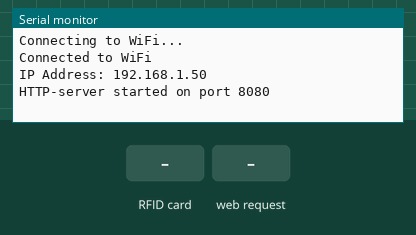
This sketch was run on a simulated Arduino Uno R4 WiFi. On the bench: the last lines printed to the serial monitor. The test bench sets the inputs (shaded band). WiFi joins after 1.5 s; servers stay silent unless stated; uploads are accepted with an empty reply.

Above: at 2.7 s.
2.8 s: RFID card 5E 7A 19 C4 held to the reader
At 3.4 s:
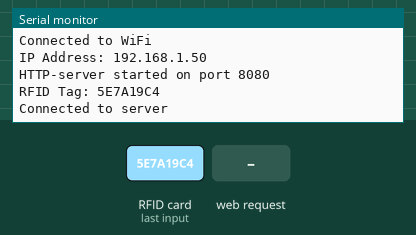
4.5 s: HTTP request GET /rfid received
At 5.5 s:
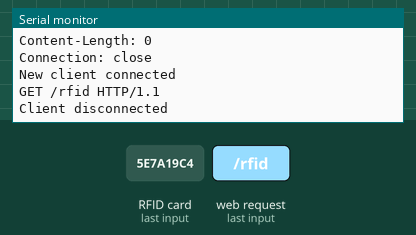

The sketch:

RFID_Attendance_System_V1.ino
```cpp
#include <SPI.h>
#include <MFRC522.h>
#include <WiFiS3.h>
#include <WiFiServer.h>

// RFID pins
#define SS_PIN 10
#define RST_PIN 5
MFRC522 rfid(SS_PIN, RST_PIN); // Initialiser RFID-leseren

// WiFi detaljer (HUSKHUSK!! bytte til statisk ip for å bruke fra flere enheter senere)
const char* ssid = "iPhone_230";
const char* password = "xxxxxxxxx";

// Server-URL og port
const char* serverHost = "1xxx72.2000.1000.7000000";
const int serverPort = 80;

// HTTP-server for GUI
WiFiServer wifiServer(8080);

// Variabel for lagrret RFID
String lastRFID = "";

void setup() {

  Serial.begin(9600);

  // Start SPI og RFID
  SPI.begin();
  rfid.PCD_Init();

  // Koblerr til WiF
  Serial.println("Connecting to WiFi...");
  WiFi.begin(ssid, password);
  while (WiFi.status() != WL_CONNECTED) {
    delay(1000);
    Serial.print(".");
  }
  Serial.println("\nConnected to WiFi");
  Serial.print("IP Address: ");
  Serial.println(WiFi.localIP());

  // Start HTTP-servernen
  wifiServer.begin();
  Serial.println("HTTP-server started on port 8080");
}

void loop() {
  // Sjekk om en ny RFID er tilgjengelig
  if (rfid.PICC_IsNewCardPresent() && rfid.PICC_ReadCardSerial()) {
    // Hent UID fra RFID-kortet
    String rfidTag = "";
    for (byte i = 0; i < rfid.uid.size; i++) {
      rfidTag += String(rfid.uid.uidByte[i], HEX);
    }
    rfidTag.toUpperCase(); // Konverter UID til store bokstaver
    Serial.println("RFID Tag: " + rfidTag);

    // Lagre siste RFID for GUI
    lastRFID = rfidTag;

    // Send UID til serveren via HTTP POST
    if (WiFi.status() == WL_CONNECTED) {
      WiFiClient client;

      // Koble til serveren
      if (client.connect(serverHost, serverPort)) {
        Serial.println("Connected to server");

        // Lag HTTP POST-forespørsel
        String postData = "rfid_tag=" + rfidTag;
        client.println("POST /attendance_system/log_attendance.php HTTP/1.1");
        client.println("Host: " + String(serverHost));
        client.println("Content-Type: application/x-www-form-urlencoded");
        client.println("Content-Length: " + String(postData.length()));
        client.println(); // Tom linje før innholdet
        client.println(postData);

        // Les serverens respons
        while (client.connected() || client.available()) {
          if (client.available()) {
            String response = client.readString();
            Serial.println("Server response:");
            Serial.println(response);
            break;
          }
        }

        client.stop();
      } else {
        Serial.println("Failed to connect to server");
      }
    } else {
      Serial.println("WiFi disconnected!");
    }

    // Avslutt kommunikasjon med RFID
    rfid.PICC_HaltA();
    rfid.PCD_StopCrypto1();
  }

  // Håndter forespørsler fra Python GUI(proto)
  WiFiClient client = wifiServer.available();
  if (client) {
    Serial.println("New client connected");

    // Les forespørselen fra klienten
    String request = client.readStringUntil('\r');
    Serial.println(request);

    // Svar med siste RFID
    if (request.indexOf("GET /rfid") != -1) {
      client.println("HTTP/1.1 200 OK");
      client.println("Content-Type: text/plain");
      client.println();
      client.println(lastRFID.isEmpty() ? "Ingen RFID registrert ennå." : "Siste RFID: " + lastRFID);
    }

    // Lukk koblingen
    client.stop();
    Serial.println("Client disconnected");
  }
}
```

Measured:
- after the input at 2.8 s, the serial monitor: prints a new line at once (image 1)
- after the input at 4.5 s, the serial monitor: prints a new line at once (image 2)
